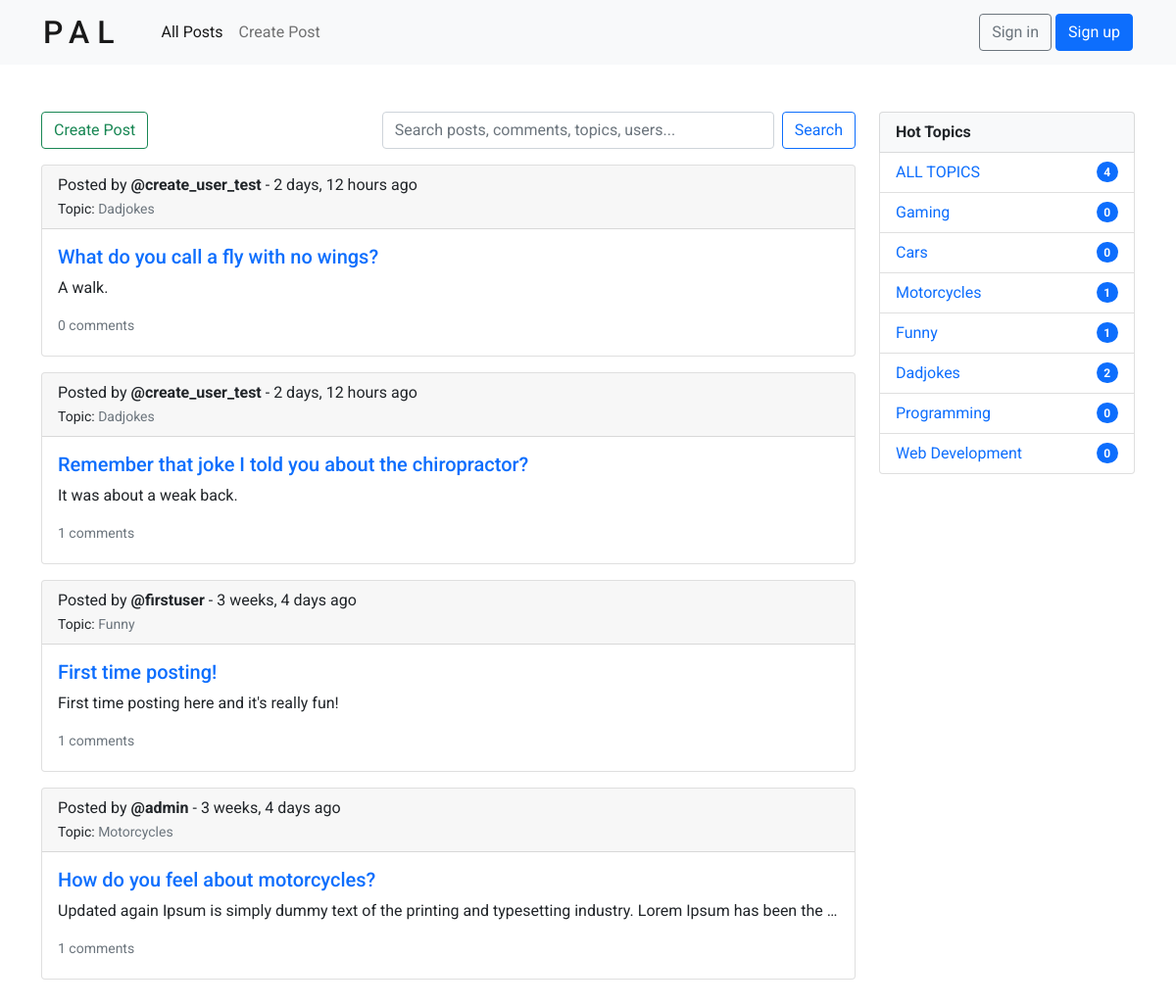
The page / on the database its author committed.
### posts/models.py (models this page shows, shortened)
class Post(models.Model):
    name = models.CharField(max_length=200)
    description = models.TextField(null=True, blank=True)
    topic = models.ForeignKey(Topic, null=True, on_delete=SET_NULL) # each Post is related to a single Topic
    user = models.ForeignKey(User, null=True, on_delete=SET_NULL) # each Post is related to a single User
    created = models.DateTimeField(auto_now_add=True)
    updated = models.DateTimeField(auto_now=True)

class Topic(models.Model):
    name = models.CharField(max_length=50)
    def __str__(self):
        return self.name

### posts/views.py (the view)
# urls.py: path('', views.index, name='index'),
def index(request):
    if request.GET.get('q') == None:
        query = ''
    else:
        query = request.GET.get('q')
    topics = Topic.objects.all()
    posts = Post.objects.filter(
        Q(topic__name__icontains=query) |
        Q(name__icontains=query) |
        Q(description__icontains=query) |
        Q(comment__body__icontains=query) |
        Q(user__username__icontains=query)
    ).order_by('-created')
    posts_count = posts.count()
    context = {
        'posts': posts,
        'topics': topics,
        'posts_count': posts_count,
    }
    return render(request, 'posts/home.html', context)

### posts/templates/posts/home.html
{% extends 'main.html' %}
{% block content %}
<div class="row justify-content-md-center mt-5 mb-5">
    <div class="col-9">
        {% include 'posts/posts_component.html' %}
    </div>
    <div class="col-3">
        {% include 'posts/topics_component.html' %}
    </div>
</div>
{% endblock content %}

### posts/templates/posts/posts_component.html (shortened to what this page needs)
<div class="d-flex justify-content-between align-items-center">
    <a href="{% url 'posts:create-post' %}" class="btn btn-outline-success">Create Post</a>
    <form method="GET" action="{% url 'posts:index' %}" class="d-flex mr-5">
        <input id="search_all_input" class="form-control me-2" name="q" type="search" placeholder="Search posts, comments, topics, users..." aria-label="Search">
        <button class="btn btn-outline-primary" type="submit">Search</button>
    </form>
</div>
{% for post in posts %}
    <div class="card mt-3">
        <div class="card-header d-flex justify-content-between align-items-center">
            <div>
                <p>Posted by <b>@{{ post.user }}</b> - {{ post.created|timesince }} ago</p>
                <small>Topic: <a href="{% url 'posts:index' %}?q={{ post.topic.name }}" class="text-muted">{{ post.topic }}</a></small>
            </div>
        </div>
        <div class="card-body">
            <h5>
            <a class="card-title" href="{% url 'posts:post' post.id %}">{{ post.name }}</a>
            </h5>
            <p class="card-text">{{ post.description }}</p>
            <small class="d-block mb-1">
                <a href="{% url 'posts:post' post.id %}" class=" text-muted">{{ post.comment_set.all.count }} comments</a>
            </small>
        </div>
    </div>
{% endfor %}

### posts/templates/posts/topics_component.html
<ul class="list-group">
    <li class="list-group-item bg-light">
        <b>Hot Topics</b>
    </li>
    <li class="list-group-item d-flex justify-content-between align-items-center">
        <a href="{% url 'posts:index' %}">ALL TOPICS</a>
        <span class="badge bg-primary rounded-pill">{{ posts_count }}</span>
    </li>
    {% for topic in topics %}
        <li class="list-group-item d-flex justify-content-between align-items-center">
            <a href="{% url 'posts:index' %}?q={{ topic.name }}">{{ topic.name }}</a>
            <span class="badge bg-primary rounded-pill">{{ topic.post_set.all.count }}</span>
        </li>
    {% endfor %}
</ul>

### static/styles/main.css (style rules this page uses)
.card-text { text-overflow: ellipsis; white-space: nowrap; overflow: hidden; }
.card-header p { margin-bottom: 0; }
.btn-outline-primary { margin-left: 1rem; }
#search_all_input { width: 25rem; }
.btn-outline-primary { margin-left: 0; }

### static/styles/base.css (style rules this page uses)
*, *::before, *::after { margin: 0; padding: 0; box-sizing: border-box; }
body { font-family: 'Roboto', sans-serif; }
a { text-decoration: none; }

### rows shown on the page
Post: user "create_user_test", created "2 days, 12 hours", topic "Dadjokes", name "What do you call a fly with no wings?", description "A walk.", comment_set.all.count "0"
Post: user "create_user_test", created "2 days, 12 hours", topic "Dadjokes", name "Remember that joke I told you about the chiropractor?", description "It was about a weak back.", comment_set.all.count "1"
Post: user "firstuser", created "3 weeks, 4 days", topic "Funny", name "First time posting!", description "First time posting here and it's really fun!", comment_set.all.count "1"
Post: user "admin", created "3 weeks, 4 days", topic "Motorcycles", name "How do you feel about motorcycles?", description "Updated again Ipsum is simply dummy text of the printing and typesetting industry. Lorem Ipsum has been the…", comment_set.all.count "1"
Topic: name "Gaming", post_set.all.count "0"
Topic: name "Cars", post_set.all.count "0"
Topic: name "Motorcycles", post_set.all.count "1"
Topic: name "Funny", post_set.all.count "1"
Topic: name "Dadjokes", post_set.all.count "2"
Topic: name "Programming", post_set.all.count "0"
Topic: name "Web Development", post_set.all.count "0"

### other values the page prints
{{ posts_count }} "4"
